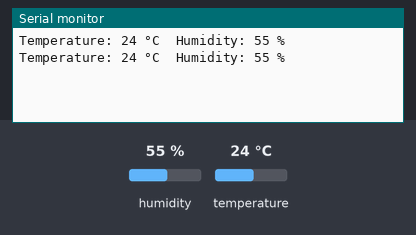
Bench run of a sketch on a simulated Arduino Uno, built with avr-gcc and run on an emulated ATmega328P. Parts: the last lines printed to the serial monitor. The test bench sets the inputs (shaded band); at power-on: humidity 55 %, temperature 24 °C.

Above: at 1.3 s.
1.4 s: humidity set to 22 %
At 2.0 s:
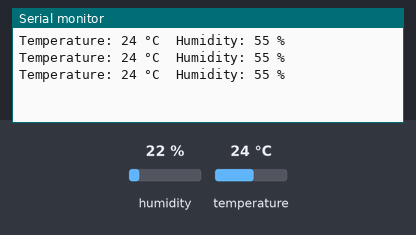
2.9 s: temperature set to 12 °C
At 3.6 s:
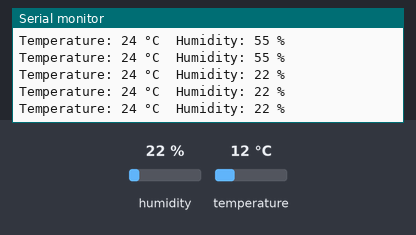
4.4 s: humidity set to 40 %
At 5.1 s:
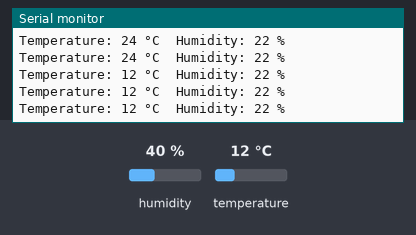
Timing chart, 0 to 7.4 s (numbered marks = the images above; inputs shaded):
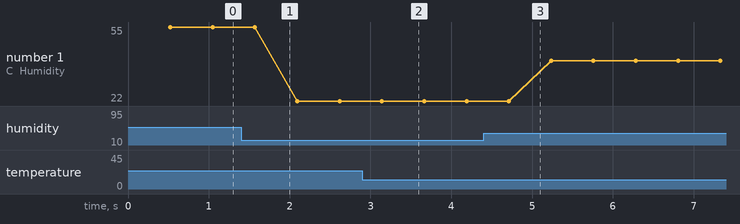

Measured:
- plotted number 1: 55 → 22 after the input at 1.4 s, 22 → 40 after the input at 4.4 s

The sketch:

NanoReto3_Ejemplo.ino
```cpp
#include <DHT11.h>

DHT11 dht11(17);  // Crear un objeto DHT11 usando el pin digital 17

void setup() {
    // Iniciar la comunicación serie a 9600 baudios
    Serial.begin(9600);

}

void loop() {
    int temperature = 0;
    int humidity = 0;

    // Leer temperatura y humedad del sensor DHT11
    int result = dht11.readTemperatureHumidity(temperature, humidity);

    // Si la lectura fue exitosa, mostramos los datos
    if (result == 0) {
        Serial.print("Temperature: ");
        Serial.print(temperature);
        Serial.print(" °C\tHumidity: ");
        Serial.print(humidity);
        Serial.println(" %");
    }
}
```
